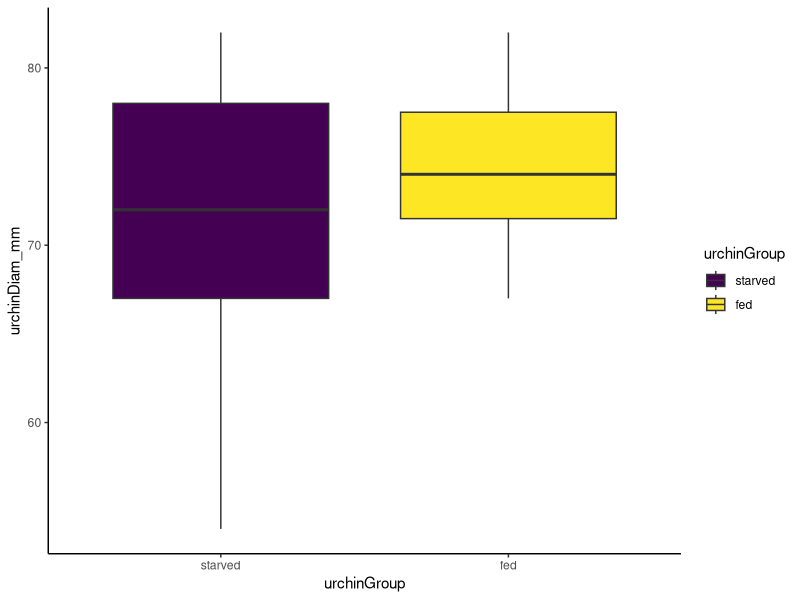
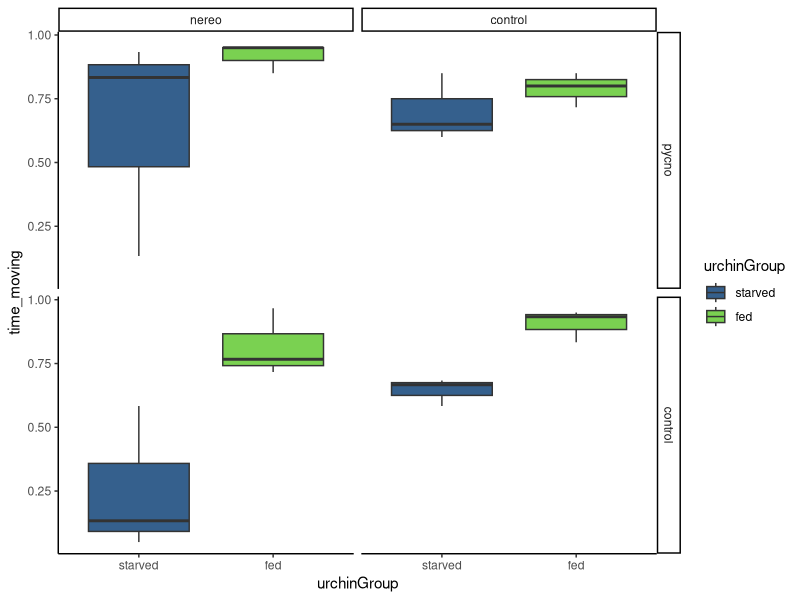
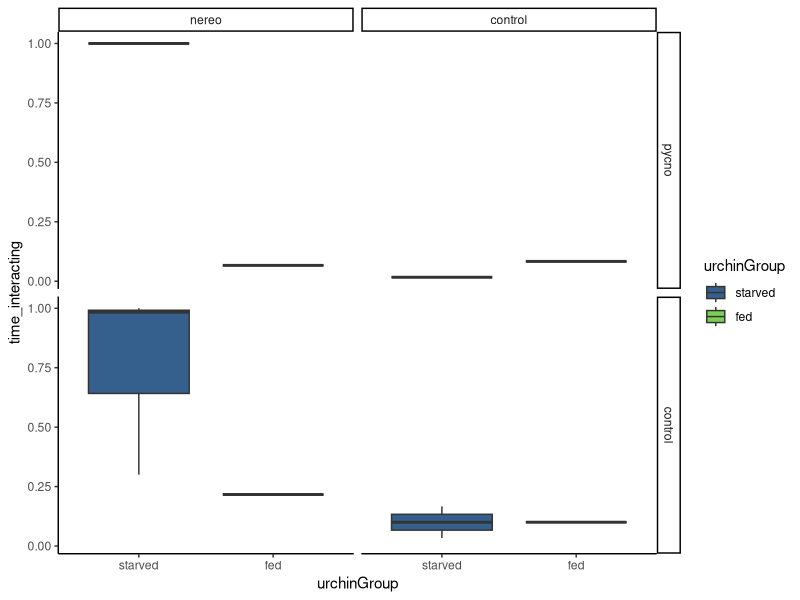
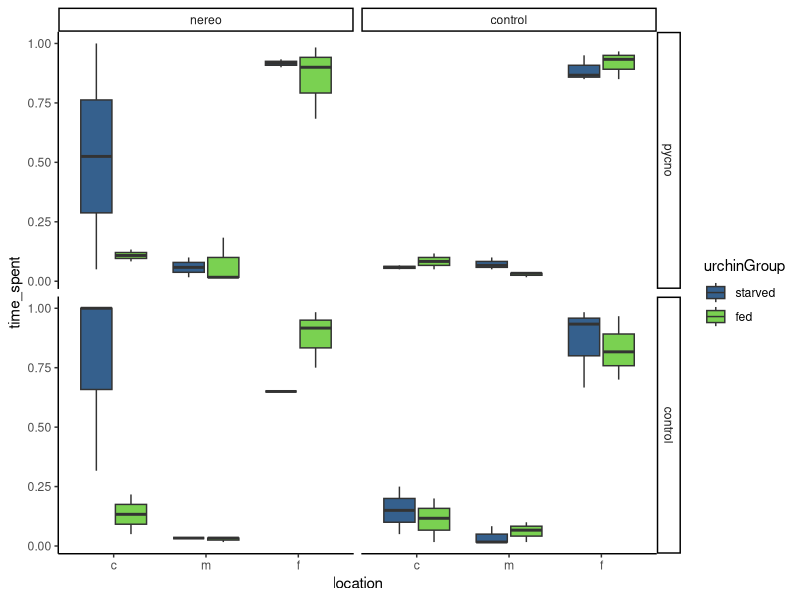

R code for these plots, in order:
#++++++++++++++++++++++++++++++++++++++++++++++++++++++++++++++++++++++++++++++++++
#                                                                                ##
# Pycno-Urchin Dataset 2021 QAQC                                                 ##
# Data are current as of 2021-08-19                                              ##
# Data source: Ross Whippo                                                       ##
# R code prepared by Ross Whippo                                                 ##
# Last updated 2021-08-19                                                        ##
#                                                                                ##
#++++++++++++++++++++++++++++++++++++++++++++++++++++++++++++++++++++++++++++++++++

# SUMMARY:
# A script to QAQC and parse the 2021 pycno-urchin dataset.


# Required Files (check that script is loading latest version):
# trials2021.csv

# Associated Scripts:
# FILE.R

# TO DO 

# +++++++++++++++++++++++++++++++++++++++++++++++++++++++++++++++++++++++++++++++++
# TABLE OF CONTENTS                                                            ####
#                                                                                 +
# RECENT CHANGES TO SCRIPT                                                        +
# LOAD PACKAGES                                                                   +
# READ IN AND PREPARE DATA                                                        +
# MANIPULATE DATA                                                                 +
#                                                                                 +
#++++++++++++++++++++++++++++++++++++++++++++++++++++++++++++++++++++++++++++++++++

#++++++++++++++++++++++++++++++++++++++++++++++++++++++++++++++++++++++++++++++++++
# RECENT CHANGES TO SCRIPT                                                     ####
#++++++++++++++++++++++++++++++++++++++++++++++++++++++++++++++++++++++++++++++++++

# 2021-08-19 Script created

#++++++++++++++++++++++++++++++++++++++++++++++++++++++++++++++++++++++++++++++++++
# LOAD PACKAGES                                                                ####
#++++++++++++++++++++++++++++++++++++++++++++++++++++++++++++++++++++++++++++++++++

library(tidyverse)
library(viridis)

# set plot theme
theme_set(theme_classic())

#++++++++++++++++++++++++++++++++++++++++++++++++++++++++++++++++++++++++++++++++++
# READ IN DATA                                                                 ####
#++++++++++++++++++++++++++++++++++++++++++++++++++++++++++++++++++++++++++++++++++

trials2021 <- read_csv("Data/2021/trials2021.csv", 
                       col_types = cols(algalTreat = col_factor(levels = c("nereo", "control")), 
                                        date = col_character(),  location = col_character(), 
                                        movement = col_character(), 
                                        pycnoTreat = col_factor(levels = c("pycno", "control")), 
                                        tank = col_factor(levels = c("TF1", "TF2")), 
                                        timeBegin = col_character(), timeEnd = col_character(), 
                                        urchinGroup = col_factor(levels = c("starved","fed")),
                                        location = col_factor(levels = c("c", "m", "f"))))

#++++++++++++++++++++++++++++++++++++++++++++++++++++++++++++++++++++++++++++++++++
# MANIPULATE DATA                                                              ####
#++++++++++++++++++++++++++++++++++++++++++++++++++++++++++++++++++++++++++++++++++

# fill in nd data from 017 with video observations

trials2021$distance_cm <- trials2021$distance_cm %>%
  recode("nd" = "0")
trials2021$movement <- trials2021$movement %>%
  recode("nd" = "st")
trials2021$location <- trials2021$location %>%
  recode("nd" = "c")
trials2021$spines <- trials2021$spines %>%
  recode("nd" = "st")
trials2021$tubefeet <- trials2021$tubefeet %>%
  recode("nd" = "ex")
trials2021$interaction <- trials2021$interaction %>%
  recode("nd" = "i")




# is there a difference in mean test diameter between groups?

trials2021 %>%
  ggplot(aes(x = urchinGroup, y = urchinDiam_mm, fill = urchinGroup)) +
  geom_boxplot() +
  scale_fill_viridis(discrete = TRUE)

t.test(urchinDiam_mm ~ urchinGroup, data = trials2021)
  
# Output:

# Welch Two Sample t-test

# data:  urchinDiam_mm by urchinGroup
# t = -8.7964, df = 1161.6, p-value < 2.2e-16
# alternative hypothesis: true difference in means is not equal to 0
# 95 percent confidence interval:
#   -3.567221 -2.266112
# sample estimates:
# mean in group starved     mean in group fed 
# 71.16667              74.08333 

# yes, by 4mm

# is there a difference in time spent moving among all treatments?

movement <- trials2021 %>%
  select(trial, urchinGroup, pycnoTreat, algalTreat, movement) %>%
  filter(movement != "st") %>%
  add_column(move = 1) %>%
  group_by(trial, urchinGroup, pycnoTreat, algalTreat, move) %>%
  count(move) %>%
  mutate(time_moving = n/60)

movement %>%
  ggplot(aes(x = urchinGroup, y = time_moving, fill = urchinGroup)) +
  geom_boxplot() +
  scale_fill_viridis(discrete = TRUE, begin = 0.3, end = 0.8) +
  facet_grid(pycnoTreat ~ algalTreat)

# do treatments spend different amounts of time interacting with the signal?

interaction <- trials2021 %>%
  select(trial, urchinGroup, pycnoTreat, algalTreat, interaction) %>%
  filter(interaction != "ni") %>%
  add_column(interact = 1) %>%
  group_by(trial, urchinGroup, pycnoTreat, algalTreat, interact) %>%
  count(interact) %>%
  mutate(time_interacting = n/60)

interaction %>%
  ggplot(aes(x = urchinGroup, y = time_interacting, fill = urchinGroup)) +
  geom_boxplot() +
  scale_fill_viridis(discrete = TRUE, begin = 0.3, end = 0.8) +
  facet_grid(pycnoTreat ~ algalTreat)

# do urchin spend different amounts of time in distance zones among treatments?

location <- trials2021 %>%
  select(trial, urchinGroup, pycnoTreat, algalTreat, location) %>%
  add_column(locate = 1) %>%
  group_by(trial, urchinGroup, pycnoTreat, algalTreat, location) %>%
  count(locate) %>%
  mutate(time_spent = n/60)
location$location <- factor(location$location, levels = c("c", "m", "f"))
  
location %>%
  ggplot(aes(x = location, y = time_spent, fill = urchinGroup)) +
  geom_boxplot() +
  scale_fill_viridis(discrete = TRUE, begin = 0.3, end = 0.8) +
  facet_grid(pycnoTreat ~ algalTreat)



############### SUBSECTION HERE

####
#<<<<<<<<<<<<<<<<<<<<<<<<<<END OF SCRIPT>>>>>>>>>>>>>>>>>>>>>>>>#

# SCRATCH PAD ####